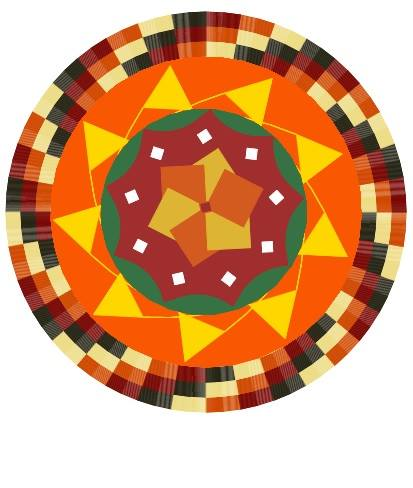

Here is the Python script that generated this plot:
def outc(x):
  for k in range(3):
      for j in range(15):
        for i in range(36):
          if(i%4==0):
            color("#D04801")
          elif(i%4==1):
            color("#790805")
          elif(i%4==2):
            color("#262415")
          elif(i%4==3):
            color("#EDDB84")
          circle(x,10)
        x=x-1
        lt(90)
        fd(1)
        rt(90)
      circle(x,10)
  color("#f95702")
  begin_fill()
  circle(x)
  end_fill()
def inc():
  color("#FFD700")
  for i in range(9):
    circle(305,20)
    begin_fill()
    rt(60)
    fd(50)
    lt(120)
    fd(50)
    end_fill()
def core():
  color("#a02e2e")
  begin_fill()
  for i in range(9):
    circle(70,10)
    for i in range(30):
      rt(2)
      fd(2)
    lt(90)
  end_fill()
  color("brown")
  for i in range(9):
    circle(70,10)
    for i in range(30):
      rt(2)
      fd(2)
    lt(135)  
    pu()
    fd(20)
    rt(90)
    pd()
    color("white")
    begin_fill()
    lt(45)
    fd(10)
    lt(90)
    fd(10)
    lt(90)
    fd(10)
    lt(90)
    fd(10)
    end_fill()
    color("brown")
    rt(45)
    pu()
    fd(20)
    lt(135)
    pd()
  pu()
  lt(15)
  fd(80)
  pd()
  for i in range(6):
    if(i%2==0):
      color("#DDB434")
    else:
      color("#D35B1F")
    pu()
    circle(60,60)
    pd()
    begin_fill()
    lt(45)
    fd(42.426)
    lt(90)
    fd(42.426)
    lt(90)
    fd(42.426)
    lt(90)
    fd(42.426)
    lt(45)
    end_fill()
from turtle import *
speed(0)
outc(200)
pu()
lt(47)
fd(58)
pd()
inc()
pu()
lt(31)
fd(26)
rt(50)
pd()
pensize(6)
color("#377244")
begin_fill()
circle(100)
end_fill()
pensize(1)
pencolor("brown")
speed(0)
pu()
lt(125)
fd(1)
rt(90)
pd()
core()
pu()
lt(85)
fd(55)
pd()
fillcolor("#a02e2e")
begin_fill()
fd(10)
lt(90)
fd(10)
lt(90)
fd(10)
lt(90)
fd(10)
end_fill()
pu()
fd(500)
